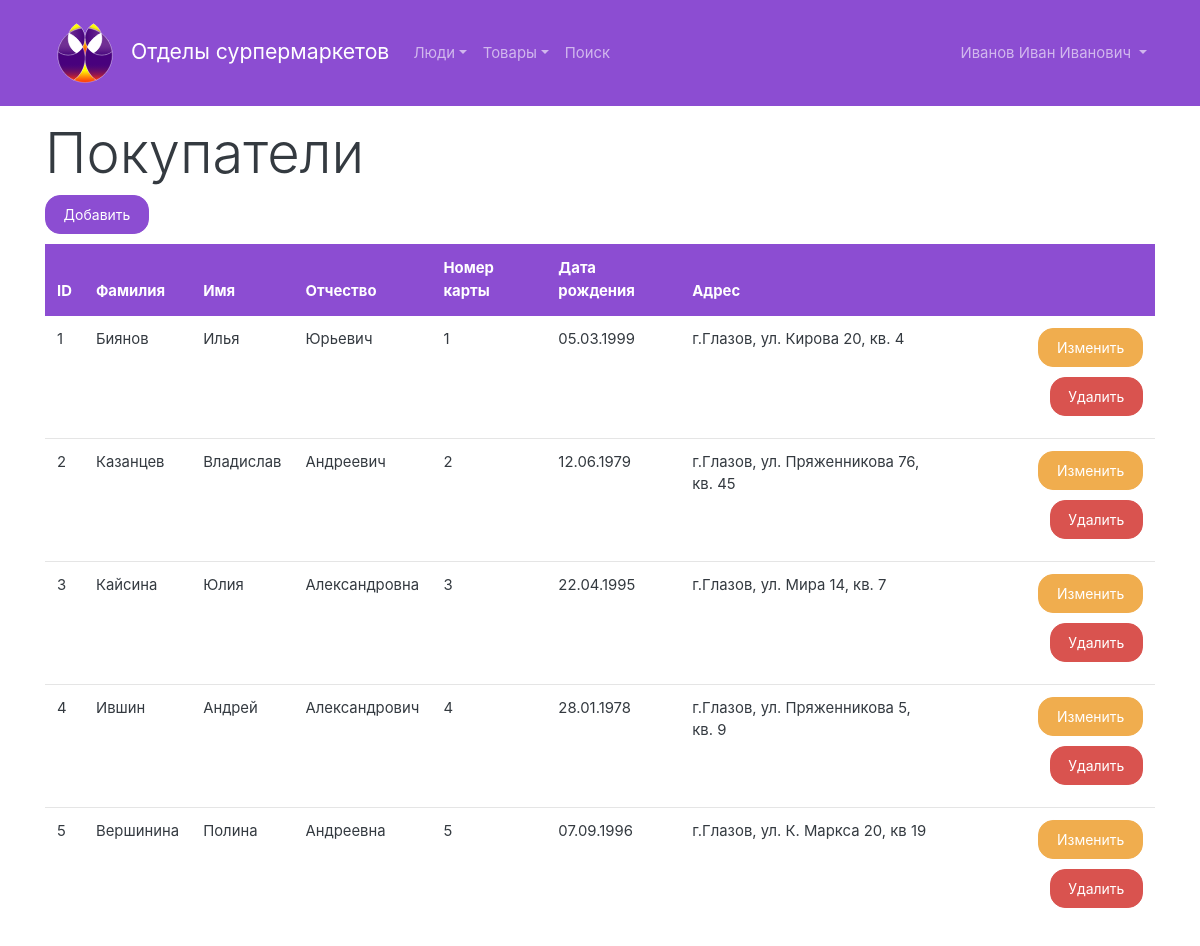
/customers.php (signed in), run on the app's committed database.
### tables this page shows
CREATE TABLE `coustomer` (
	`coustomer_ID`	INTEGER PRIMARY KEY AUTOINCREMENT,
	`surname`	TEXT NOT NULL,
	`name`	TEXT NOT NULL,
	`patronymic`	TEXT,
	`numb_card`	INTEGER NOT NULL,
	`date_of_birth`	TEXT NOT NULL,
	`address`	TEXT NOT NULL
);

### includes/sqlite.php (called while the page is built, shortened)
<?php
class DB
{
    private $db;
    public function __construct($dbfile = ':memory:')
    {
        $this->db = new SQLite3($dbfile);
        $this->db->createFunction('lower', 'lower');
    }
    public function exec(string $query): bool
    {
        $result = $this->db->exec($query);
        return $result;
    }
    public function query(string $query)
    {
        $result = $this->db->query($query);
        $array = array();
        while ($row = $result->fetchArray()) {
            $array[] = $row;
        }
        return $array;
    }
    public function select($table, $fields = '*', string $where = '1', $order = array(), int $limit = -1, int $offset = 0)
    {
        $_order = '';
        $countOrder = count($order);
        if ($countOrder > 0) {
            if ($countOrder == 1) {
                $_order .= '`' . $order[0] . '`';
            } else {
                $_order .= '`' . $order[0] . '` ' . $order[1];
            }
            $order = 'ORDER BY ' . $_order;
        } else {
            $order = '';
        }
        if ($limit >= 0) {
            $limit = 'LIMIT ' . $offset . ', ' . $limit;
        } else {
            $limit = '';
        }
        if (!is_array($table)) $table = array($table);
        $tables = '';
        $countTables = count($table);
        for($i = 0; $i < $countTables; $i++) {
            $tables .= '`' . $table[$i] . '`';;
        }
        $query = "SELECT $fields FROM $tables WHERE $where $order $limit;";
        $result = $this->query($query);
        return $result;
    }
}

### customers.php (the view, shortened to what this page needs)
<?php
include "includes/header.php";
$db = new DB('db.db');
if (isset($_GET['q'])) {
    $q = urldecode($_GET['q']);
    $q = trim($q);
    $customers = $db->select('coustomer', '*',
        'lower(surname) LIKE lower("%' . $q . '%") OR
        lower(name) LIKE lower("%' . $q . '%") OR
        lower(patronymic) LIKE lower("%' . $q . '%") OR
        lower(numb_card) LIKE lower("%' . $q . '%") OR
        lower(date_of_birth) LIKE lower("%' . $q . '%") OR
        lower(address) LIKE lower("%' . $q . '%")');
} else {
    $customers = $db->select('coustomer');
}
?>
    <main class="container">
        <h2 class="display-4">Покупатели</h2>
        <div>
            <a href="/add-customer.php" class="btn btn-primary">Добавить</a>
        </div>
        <table class="table table-hover">
            <thead>
            <tr class="table-primary">
                <th>ID</th>
                <th>Фамилия</th>
                <th>Имя</th>
                <th>Отчество</th>
                <th>Номер карты</th>
                <th>Дата рождения</th>
                <th>Адрес</th>
                <th>&nbsp;</th>
            </tr>
            </thead>
            <tbody>
            <?php foreach ($customers as $customer): ?>
                <tr>
                    <td><?= $customer['coustomer_ID']; ?></td>
                    <td><?= $customer['surname']; ?></td>
                    <td><?= $customer['name']; ?></td>
                    <td><?= $customer['patronymic']; ?></td>
                    <td><?= $customer['numb_card']; ?></td>
                    <td><?= $customer['date_of_birth']; ?></td>
                    <td><?= $customer['address']; ?></td>
                    <td class="text-right">
                        <a href="edit-customer.php?id=<?= $customer['coustomer_ID']; ?>" class="btn btn-warning">Изменить</a>
                        <a href="delete.php?type=customer&id=<?= $customer['coustomer_ID']; ?>" class="btn btn-danger">Удалить</a>
                    </td>
                </tr>
            <?php endforeach; ?>
            </tbody>
        </table>
    </main>
<?php
include "includes/footer.php";

### style.css (style rules this page uses)
.btn { margin-bottom: 10px; }
body { margin-top: 120px; }
.bg-primary, .table-primary, .table-primary>th, .table-primary>td, .btn-primary { background-color: #8c4dd2 !important; background: #8c4dd2 !important; border-color: #8c4dd2 !important; }

### data on the page
coustomer: coustomer_ID "1", surname "Биянов", name "Илья", patronymic "Юрьевич", numb_card "1", date_of_birth "05.03.1999", address "г.Глазов, ул. Кирова 20, кв. 4"
coustomer: coustomer_ID "2", surname "Казанцев", name "Владислав", patronymic "Андреевич", numb_card "2", date_of_birth "12.06.1979", address "г.Глазов, ул. Пряженникова 76, кв. 45"
coustomer: coustomer_ID "3", surname "Кайсина", name "Юлия", patronymic "Александровна", numb_card "3", date_of_birth "22.04.1995", address "г.Глазов, ул. Мира 14, кв. 7"
coustomer: coustomer_ID "4", surname "Ившин", name "Андрей", patronymic "Александрович", numb_card "4", date_of_birth "28.01.1978", address "г.Глазов, ул. Пряженникова 5, кв. 9"
coustomer: coustomer_ID "5", surname "Вершинина", name "Полина", patronymic "Андреевна", numb_card "5", date_of_birth "07.09.1996", address "г.Глазов, ул. К. Маркса 20, кв 19"

### other printed values
$_SESSION['name'] "Иванов Иван Иванович"
